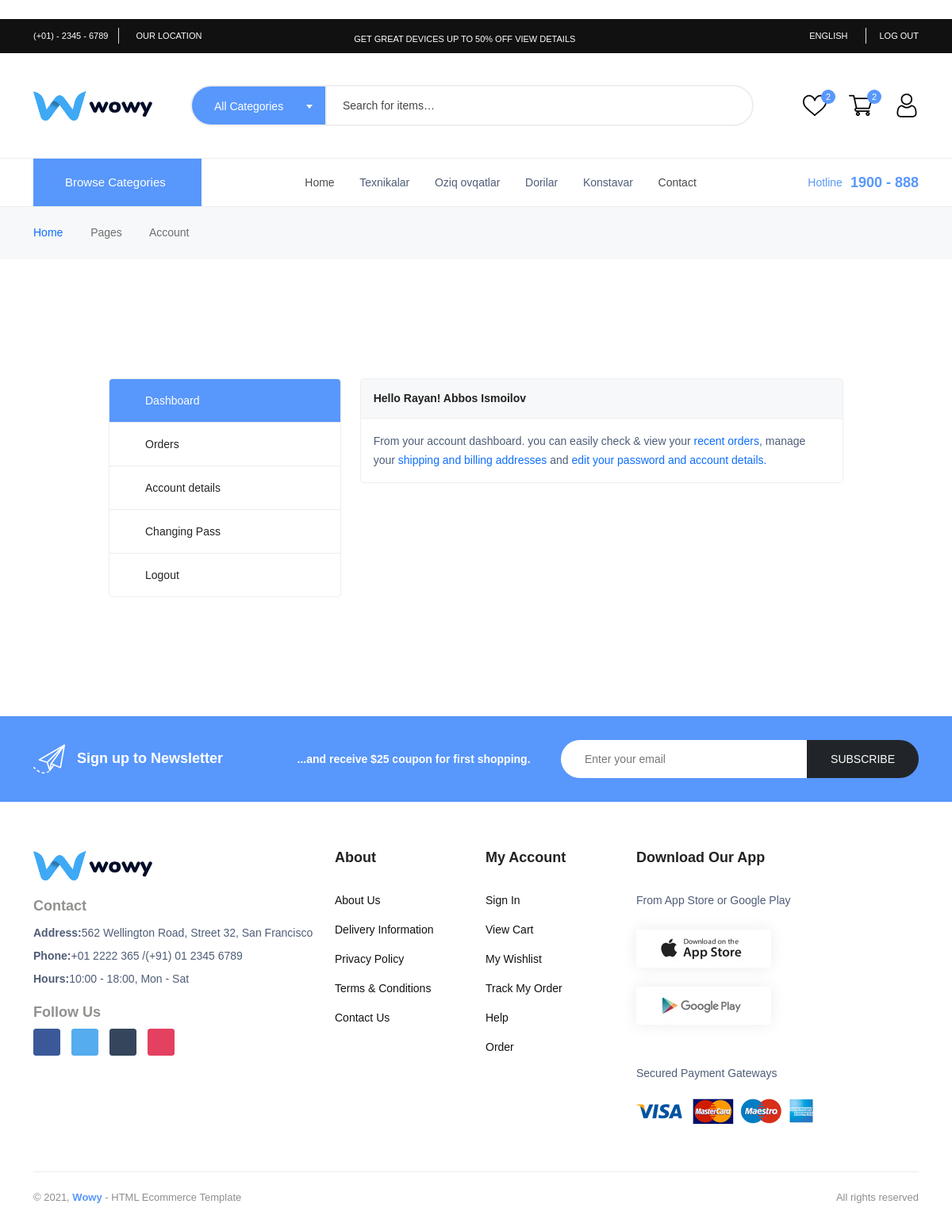
Screenshot of /accounts/profile/ (signed in) with the database file from the repository.
### apps/home/models.py (models this page shows, shortened)
class Category(MPTTModel, BaseModel):
    name = RichTextField()
    parent = TreeForeignKey('self', on_delete=models.CASCADE, null=True, blank=True, related_name='children')
    icon = models.ImageField(upload_to='category/icons', null=True, blank=True)
    img = models.ImageField(upload_to='category/images', null=True, blank=True)
    size = models.ForeignKey(Size, on_delete=models.SET_NULL, null=True, blank=True, related_name="size_category")

### apps/accounts/views.py (the view)
# urls.py: path('profile/', ProfileView.as_view(), name="profile"),
class ProfileView(LoginRequiredMixin, View):
    def get(self, request):
        user = User.objects.get(id=request.user.id)
        context = {
            "user": user
        }
        return render(request, "accounts/profile.html", context)

### apps/home/models.py (called while the page is built)
    @property
    def get_discount_price(self):
        if self.discount:
            result = self.price - (self.price * self.discount)/100
            return result
        else:
            return self.price

### templates/accounts/profile.html (shortened to what this page needs)
﻿{% extends '../base.html' %}
{% load static %}
{% block content %}
  <main class="main">
    <div class="page-header breadcrumb-wrap">
      <div class="container">
        <div class="breadcrumb">
          <a href="index.html" rel="nofollow">Home</a>
          <span></span> Pages
          <span></span> Account
        </div>
      </div>
    </div>
    <section class="pt-150 pb-150">
      <div class="container">
        <div class="row">
          <div class="col-lg-10 m-auto">
            <div class="row">
              <div class="col-md-4">
                <div class="dashboard-menu">
                  <ul class="nav flex-column" role="tablist">
                    <li class="nav-item">
                      <a class="nav-link active" id="dashboard-tab" data-bs-toggle="tab" href="#dashboard" role="tab" aria-controls="dashboard" aria-selected="false">Dashboard</a>
                    </li>
                    <li class="nav-item">
                      <a class="nav-link" id="orders-tab" data-bs-toggle="tab" href="#orders" role="tab" aria-controls="orders" aria-selected="false">Orders</a>
                    </li>
                    <li class="nav-item">
                      <a class="nav-link" id="account-detail-tab" data-bs-toggle="tab" href="#account-detail" role="tab" aria-controls="account-detail" aria-selected="true">Account details</a>
                    </li>
                    <li class="nav-item">
                      <a class="nav-link" href="{% url 'accounts:password_change' %}">Changing Pass</a>
                    </li>
                    <li class="nav-item">
                      <a class="nav-link" href="{% url 'accounts:logout' %}">Logout</a>
                    </li>
                  </ul>
                </div>
              </div>
              <div class="col-md-8">
                <div class="tab-content dashboard-content">
                  <div class="tab-pane fade active show" id="dashboard" role="tabpanel" aria-labelledby="dashboard-tab">
                    <div class="card">
                      <div class="card-header">
                        <h5 class="mb-0">Hello Rayan! {{ request.user.first_name }} {{ request.user.last_name }}</h5>
                      </div>
                      <div class="card-body">
                        <p>
                          From your account dashboard. you can easily check &amp; view your <a href="#">recent orders</a>, manage your <a href="#">shipping and billing addresses</a> and <a href="#">edit your password and account details.</a>
                        </p>
                      </div>
                    </div>
                  </div>
                </div>
              </div>
            </div>
          </div>
        </div>
      </div>
    </section>
  </main>
{% endblock %}

### templates/base.html (shortened to what this page needs)
{% load static %}
<!DOCTYPE html>
<html class="no-js" lang="en">
  <head>
    <link rel="stylesheet" href="{% static 'assets/css/main.css' %}" />
  </head>
  <body>
    <header class="header-area header-style-4 header-height-2">
      <div class="header-top header-top-ptb-1 d-none d-lg-block">
        <div class="container">
          <div class="row align-items-center">
            <div class="col-xl-3 col-lg-4">
              <div class="header-info">
                <ul>
                  <li>
                    <a href="#">(+01) - 2345 - 6789</a>
                  </li>
                  <li>
                    <a target="_blank" href="#">Our location</a>
                  </li>
                </ul>
              </div>
            </div>
            <div class="col-xl-6 col-lg-4">
              <div class="text-center">
                <div id="news-flash" class="d-inline-block">
                  <ul>
                    <li>
                       Get great devices up to 50% off <a class="active" href="shop-grid-right.html">View details</a>
                    </li>
                  </ul>
                </div>
              </div>
            </div>
            <div class="col-xl-3 col-lg-4">
              <div class="header-info header-info-right">
                <ul>
                  <li>
                    <a class="language-dropdown-active" href="#"> English </a>
                  </li>
                  <li>
                    {% if request.user.is_authenticated %}
                      <a href="{% url 'accounts:logout' %}">Log out</a>
                    {% else %}
                      <a href="{% url 'accounts:login' %}">Log In / Sign Up</a>
                    {% endif %}
                  </li>
                </ul>
              </div>
            </div>
          </div>
        </div>
      </div>
      <div class="header-middle header-middle-ptb-1 d-none d-lg-block">
        <div class="container">
          <div class="header-wrap header-space-between">
            <div class="logo logo-width-1">
              <a href="index.html"><img src="{% static 'assets/imgs/theme/logo-default.png' %}" alt="logo" /></a>
            </div>
            <div class="search-style-2">
              <form action="{% url 'products:head_category_view' %}" method="get">
                <input type="text" name="head_search_product" placeholder="Search for items…" />
                <button type="submit"></button>
              </form>
            </div>
            <div class="header-action-right">
              <div class="header-action-2">
                <div class="header-action-icon-2">
                  <a href="{% url 'order:shop_wishlist' %}">
                    <img class="svgInject" alt="wowy" src="{% static 'assets/imgs/theme/icons/icon-heart.svg' %}" />
                    {% if request.user.is_authenticated %}
                      {% if count_wish_list %}
                        <span class="pro-count blue">{{ count_wish_list|length }}</span>
                      {% endif %}
                    {% endif %}
                  </a>
                </div>
                <div class="header-action-icon-2">
                  <a class="mini-cart-icon" href="{% url 'order:detail_cart' %}">
                    <img alt="wowy" src="{% static 'assets/imgs/theme/icons/icon-cart.svg' %}" />
                    {% if request.user.is_authenticated %}
                      {% if cartItem %}
                        <span class="pro-count blue">{{ cartItem|length }}</span>
                      {% endif %}
                    {% endif %}
                  </a>
                </div>
                <div class="header-action-icon-2">
                  <a href="{% url 'accounts:profile' %}"><img alt="wowy" src="{% static 'assets/imgs/theme/icons/icon-user.svg' %}" /></a>
                </div>
              </div>
            </div>
          </div>
        </div>
      </div>
      <div class="header-bottom header-bottom-bg-color sticky-bar gray-bg sticky-blue-bg">
        <div class="container">
          <div class="header-wrap header-space-between position-relative">
            <div class="main-categori-wrap d-none d-lg-block">
              <a class="categori-button-active" href="#"> Browse Categories  </a>
            </div>
            <div class="main-menu main-menu-padding-1 main-menu-lh-2 d-none d-lg-block main-menu-light-white hover-boder hover-boder-white">
              <nav>
                <ul>
                  <li>
                    <a class="active" href="{% url 'products:home' %}">Home</a>
                  </li>
                  {% for cat in categories %}
                    {% if forloop.counter <= 5 %}
                      <li>
                        <a href="{% url 'products:parent_category' cat.uuid %}">{{ cat.name|safe }}</a>
                      </li>
                    {% endif %}
                  {% endfor %}
                  <li>
                    <a href="page-contact.html">Contact</a>
                  </li>
                </ul>
              </nav>
            </div>
            <div class="hotline d-none d-lg-block">
              <p>
                <span>Hotline</span> 1900 - 888
              </p>
            </div>
          </div>
        </div>
      </div>
    </header>
    {% block content %}
    {% endblock %}
    <footer class="main">
      <section class="newsletter bg-brand p-30 text-white wow fadeIn animated">
        <div class="container">
          <div class="row align-items-center">
            <div class="col-lg-7 mb-md-3 mb-lg-0">
              <div class="row align-items-center">
                <div class="col flex-horizontal-center">
                  <img class="icon-email" src="{% static 'assets/imgs/theme/icons/icon-email.svg' %}" alt="..." />
                  <h4 class="font-size-20 mb-0 ml-3">Sign up to Newsletter</h4>
                </div>
                <div class="col my-4 my-md-0">
                  <h5 class="font-size-15 ml-4 mb-0">...and receive <strong>$25 coupon for first shopping.</strong></h5>
                </div>
              </div>
            </div>
            <div class="col-lg-5">
              <form class="form-subcriber d-flex wow fadeIn animated">
                <input type="email" class="form-control bg-white font-small" placeholder="Enter your email" />
                <button class="btn bg-dark text-white" type="submit">Subscribe</button>
              </form>
            </div>
          </div>
        </div>
      </section>
      <section class="section-padding-60">
        <div class="container">
          <div class="row">
            <div class="col-lg-4 col-md-6">
              <div class="widget-about font-md mb-md-5 mb-lg-0">
                <div class="logo logo-width-1 wow fadeIn animated">
                  <a href="index.html"><img src="{% static 'assets/imgs/theme/logo-default.png' %}" alt="logo" /></a>
                </div>
                <h4 class="mt-20 mb-10 fw-600 text-grey-4 wow fadeIn animated">Contact</h4>
                <p class="wow fadeIn animated">
                  <strong>Address:</strong>562 Wellington Road, Street 32, San Francisco
                </p>
                <p class="wow fadeIn animated">
                  <strong>Phone:</strong>+01 2222 365 /(+91) 01 2345 6789
                </p>
                <p class="wow fadeIn animated">
                  <strong>Hours:</strong>10:00 - 18:00, Mon - Sat
                </p>
                <h4 class="mb-10 mt-20 fw-600 text-grey-4 wow fadeIn animated">Follow Us</h4>
                <div class="mobile-social-icon wow fadeIn animated mb-sm-5 mb-md-0">
                  <a class="facebook" href="#"></a>
                  <a class="twitter" href="#"></a>
                  <a class="tumblr" href="#"></a>
                  <a class="instagram" href="#"></a>
                </div>
              </div>
            </div>
            <div class="col-lg-2 col-md-3">
              <h5 class="widget-title mb-30 wow fadeIn animated">About</h5>
              <ul class="footer-list wow fadeIn animated mb-sm-5 mb-md-0">
                <li>
                  <a href="#">About Us</a>
                </li>
                <li>
                  <a href="#">Delivery Information</a>
                </li>
                <li>
                  <a href="#">Privacy Policy</a>
                </li>
                <li>
                  <a href="#">Terms &amp; Conditions</a>
                </li>
                <li>
                  <a href="#">Contact Us</a>
                </li>
              </ul>
            </div>
            <div class="col-lg-2 col-md-3">
              <h5 class="widget-title mb-30 wow fadeIn animated">My Account</h5>
              <ul class="footer-list wow fadeIn animated">
                <li>
                  <a href="#">Sign In</a>
                </li>
                <li>
                  <a href="#">View Cart</a>
                </li>
                <li>
                  <a href="#">My Wishlist</a>
                </li>
                <li>
                  <a href="#">Track My Order</a>
                </li>
                <li>
                  <a href="#">Help</a>
                </li>
                <li>
                  <a href="#">Order</a>
                </li>
              </ul>
            </div>
            <div class="col-lg-4">
              <h5 class="widget-title mb-30 wow fadeIn animated">Download Our App</h5>
              <div class="row">
                <div class="col-md-8 col-lg-12">
                  <p class="wow fadeIn animated">From App Store or Google Play</p>
                  <div class="download-app wow fadeIn animated">
                    <a href="#" class="hover-up mb-sm-4"><img src="assets/imgs/theme/app-store.jpg" alt="" /></a>
                    <a href="#" class="hover-up"><img src="assets/imgs/theme/google-play.jpg" alt="" /></a>
                  </div>
                </div>
                <div class="col-md-4 col-lg-12">
                  <p class="mb-20 wow fadeIn animated mt-md-3">Secured Payment Gateways</p>
                  <img class="wow fadeIn animated" src="assets/imgs/theme/payment-method.png" alt="" />
                </div>
              </div>
            </div>
          </div>
        </div>
      </section>
      <div class="container pb-20 wow fadeIn animated">
        <div class="row">
          <div class="col-12 mb-20">
            <div class="footer-bottom"></div>
          </div>
          <div class="col-lg-6">
            <p class="float-md-left font-sm text-muted mb-0">
              &copy; 2021, <strong class="text-brand">Wowy</strong> - HTML Ecommerce Template
            </p>
          </div>
          <div class="col-lg-6">
            <p class="text-lg-end text-start font-sm text-muted mb-0">All rights reserved</p>
          </div>
        </div>
      </div>
    </footer>
  </body>
</html>

### rows the page displays
Category: name "Texnikalar"
Category: name "Oziq ovqatlar"
Category: name "Dorilar"
Category: name "Konstavar"

### other values shown
{{ count_wish_list|length }} "2"
{{ cartItem|length }} "2"
{{ request.user.first_name }} "Abbos"
{{ request.user.last_name }} "Ismoilov"
